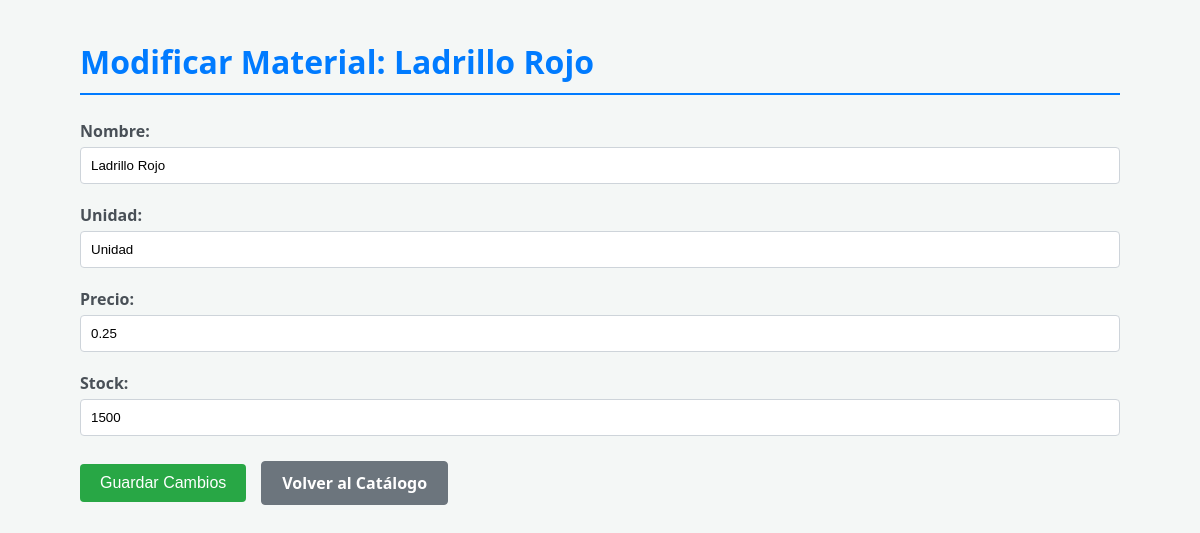
The page /editar.php?id=4 on the database its author committed.
### tables this page shows
CREATE TABLE `materiales` (
  `id` int(11) NOT NULL,
  `nombre` varchar(255) NOT NULL,
  `unidad_medida` varchar(50) NOT NULL,
  `precio` decimal(10,2) NOT NULL,
  `stock` int(11) NOT NULL,
  `total_producto` decimal(10,2) GENERATED ALWAYS AS (`precio` * `stock`) STORED
);

### editar.php (the view, shortened to what this page needs)
<?php
include('config/conexion.php');
if (isset($_GET['id']) || ($_SERVER["REQUEST_METHOD"] == "POST" && isset($_POST['id']))) {
    $id = (int)($_GET['id'] ?? $_POST['id']);
    $sql_select = "SELECT * FROM materiales WHERE id = $id";
    $resultado = $conn->query($sql_select);
    if ($resultado->num_rows === 1) {
        $material = $resultado->fetch_assoc();
    } else {
        header("Location: index.php?msg=not_found");
        exit();
    }
} else {
    header("Location: index.php");
    exit();
}
?>
<!DOCTYPE html>
<html lang="es">
<head>
    <link rel="stylesheet" href="css/estilos.css">
</head>
<body>
    <div class="container">
        <h1>Modificar Material: <?= htmlspecialchars($material['nombre']) ?></h1>
        <form action="editar.php" method="POST">
            <div class="form-group">
                <label for="nombre">Nombre:</label>
                <input type="text" id="nombre" name="nombre" value="<?= htmlspecialchars($material['nombre']) ?>" required>
            </div>
            <div class="form-group">
                <label for="unidad_medida">Unidad:</label>
                <input type="text" id="unidad_medida" name="unidad_medida" value="<?= htmlspecialchars($material['unidad_medida']) ?>" required>
            </div>
            <div class="form-group">
                <label for="precio">Precio:</label>
                <input type="number" id="precio" name="precio" step="0.01" min="0.01" value="<?= htmlspecialchars($material['precio']) ?>" required>
            </div>
            <div class="form-group">
                <label for="stock">Stock:</label>
                <input type="number" id="stock" name="stock" min="0" value="<?= htmlspecialchars($material['stock']) ?>" required>
            </div>
            <div class="acciones-formulario">
                <button type="submit">Guardar Cambios</button>
                <a href="index.php" class="btn-secundario">Volver al Catálogo</a>
            </div>
            </form>
        </div>
</body>
</html>

### css/estilos.css (style rules this page uses)
body { font-family: 'Segoe UI', Tahoma, Geneva, Verdana, sans-serif; margin: 40px; background-color: #f4f7f6; color: #333; }
h1 { color: #007bff; border-bottom: 2px solid #007bff; padding-bottom: 10px; margin-bottom: 25px; }
a { color: #007bff; text-decoration: none; }
.container { max-width: 100%; margin: auto; padding: 0 40px; }
form { width: 100%; }
.form-group { margin-bottom: 20px; }
label { display: block; margin-bottom: 5px; font-weight: bold; color: #495057; }
input[type="text"], input[type="number"] { padding: 10px; width: 100%; border: 1px solid #ced4da; border-radius: 4px; box-sizing: border-box; }
button[type="submit"] { background-color: #28a745; color: white; padding: 10px 20px; border: none; border-radius: 4px; cursor: pointer; font-size: 16px; transition: background-color 0.3s; }
.acciones-formulario { display: flex; gap: 15px; margin-top: 25px; align-items: center; }
.btn-secundario { display: inline-block; background-color: #6c757d; color: white; padding: 10px 20px; border-radius: 4px; font-size: 16px; font-weight: bold; transition: background-color 0.3s; text-decoration: none; border: 1px solid #6c757d; }

### rows shown on the page
materiales: nombre "Ladrillo Rojo", unidad_medida "Unidad", precio "0.25", stock "1500"
